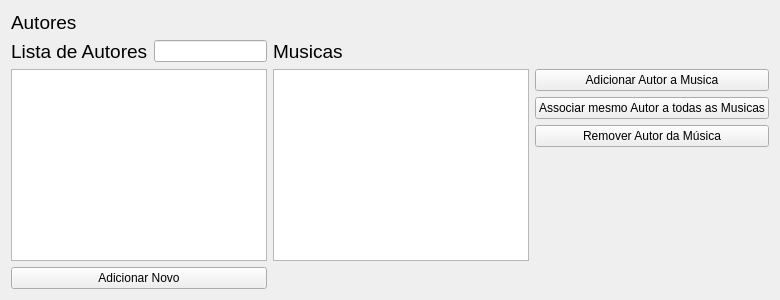
          <widget class="QWidget" name="page_add_album_tab_artists">
           <attribute name="title">
            <string>Page</string>
           </attribute>
           <layout class="QGridLayout" name="gridLayout_16">
            <item row="2" column="0">
             <layout class="QGridLayout" name="gridLayout_15">
              <item row="1" column="3">
               <widget class="QLabel" name="page_add_album_label_3">
                <property name="sizePolicy">
                 <sizepolicy hsizetype="Fixed" vsizetype="Fixed">
                  <horstretch>0</horstretch>
                  <verstretch>0</verstretch>
                 </sizepolicy>
                </property>
                <property name="font">
                 <font>
                  <pointsize>14</pointsize>
                 </font>
                </property>
                <property name="text">
                 <string>Musicas</string>
                </property>
               </widget>
              </item>
              <item row="2" column="4">
               <widget class="QPushButton" name="page_add_album_button_addArtistTo">
                <property name="text">
                 <string>Adicionar Autor a Musica</string>
                </property>
               </widget>
              </item>
              <item row="1" column="0">
               <widget class="QLabel" name="page_add_album_label_2">
                <property name="sizePolicy">
                 <sizepolicy hsizetype="Fixed" vsizetype="Fixed">
                  <horstretch>0</horstretch>
                  <verstretch>0</verstretch>
                 </sizepolicy>
                </property>
                <property name="font">
                 <font>
                  <pointsize>14</pointsize>
                 </font>
                </property>
                <property name="text">
                 <string>Lista de Autores</string>
                </property>
               </widget>
              </item>
              <item row="0" column="0">
               <widget class="QLabel" name="page_add_album_label_1">
                <property name="sizePolicy">
                 <sizepolicy hsizetype="Fixed" vsizetype="Fixed">
                  <horstretch>0</horstretch>
                  <verstretch>0</verstretch>
                 </sizepolicy>
                </property>
                <property name="font">
                 <font>
                  <pointsize>14</pointsize>
                 </font>
                </property>
                <property name="text">
                 <string>Autores</string>
                </property>
               </widget>
              </item>
              <item row="1" column="1">
               <widget class="QLineEdit" name="page_add_album_lineEdit_searchArtists"/>
              </item>
              <item row="3" column="4">
               <widget class="QPushButton" name="page_add_album_button_addArtistToAll">
                <property name="text">
                 <string>Associar mesmo Autor a todas as Musicas</string>
                </property>
               </widget>
              </item>
              <item row="4" column="4">
               <widget class="QPushButton" name="page_add_album_button_removeArtistFrom">
                <property name="text">
                 <string>Remover Autor da Música</string>
                </property>
               </widget>
              </item>
              <item row="2" column="3" rowspan="4">
               <widget class="QTableWidget" name="page_add_album_tableWidget_musics"/>
              </item>
              <item row="6" column="4">
               <spacer name="verticalSpacer_12">
                <property name="orientation">
                 <enum>Qt::Vertical</enum>
                </property>
                <property name="sizeType">
                 <enum>QSizePolicy::Fixed</enum>
                </property>
                <property name="sizeHint" stdset="0">
                 <size>
                  <width>20</width>
                  <height>10</height>
                 </size>
                </property>
               </spacer>
              </item>
              <item row="6" column="0" colspan="2">
               <widget class="QPushButton" name="page_add_album_button_newArtist">
                <property name="text">
                 <string>Adicionar Novo</string>
                </property>
               </widget>
              </item>
              <item row="2" column="0" rowspan="4" colspan="2">
               <widget class="QTableWidget" name="page_add_album_tableWidget_artists"/>
              </item>
             </layout>
            </item>
           </layout>
          </widget>
